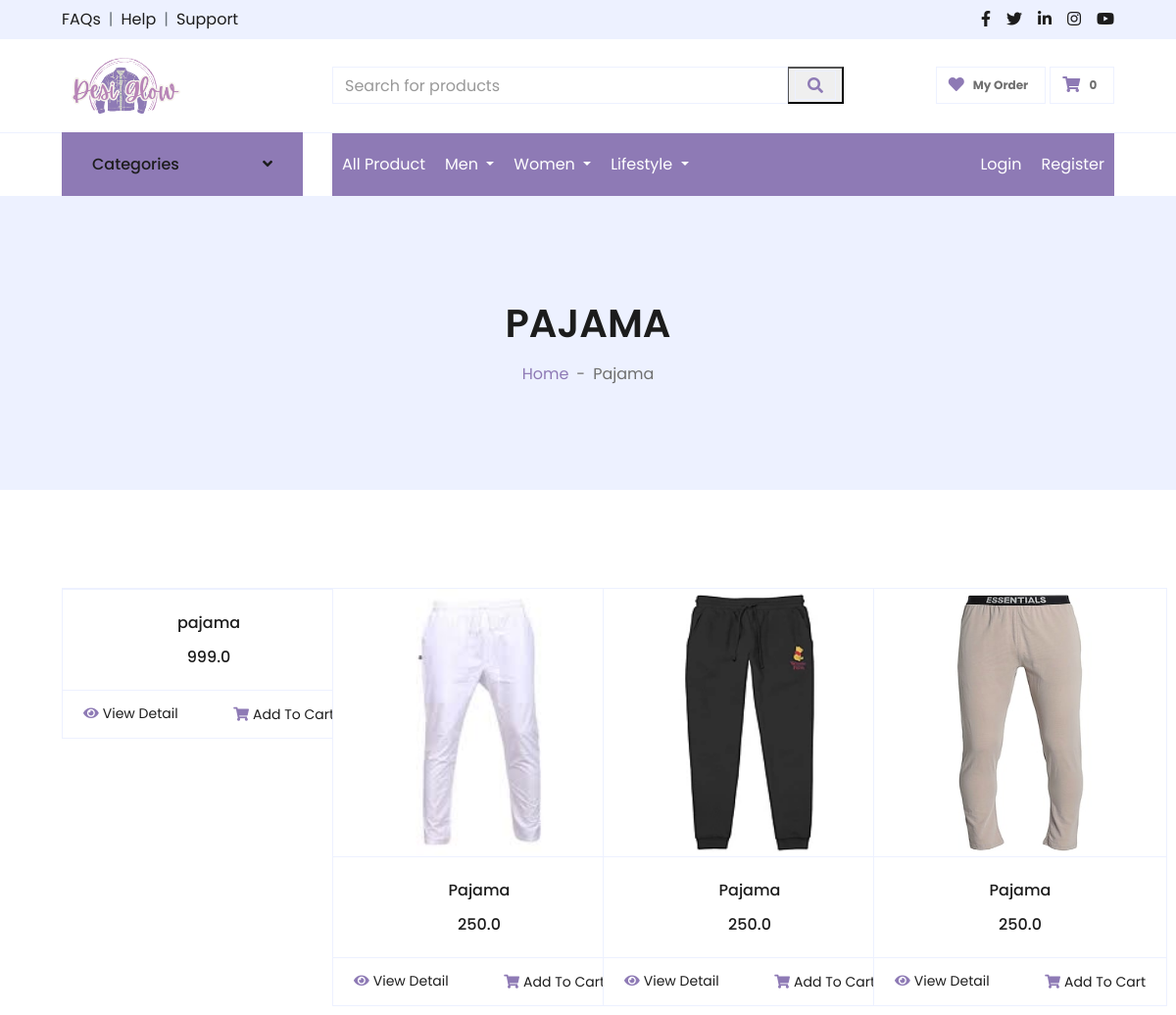
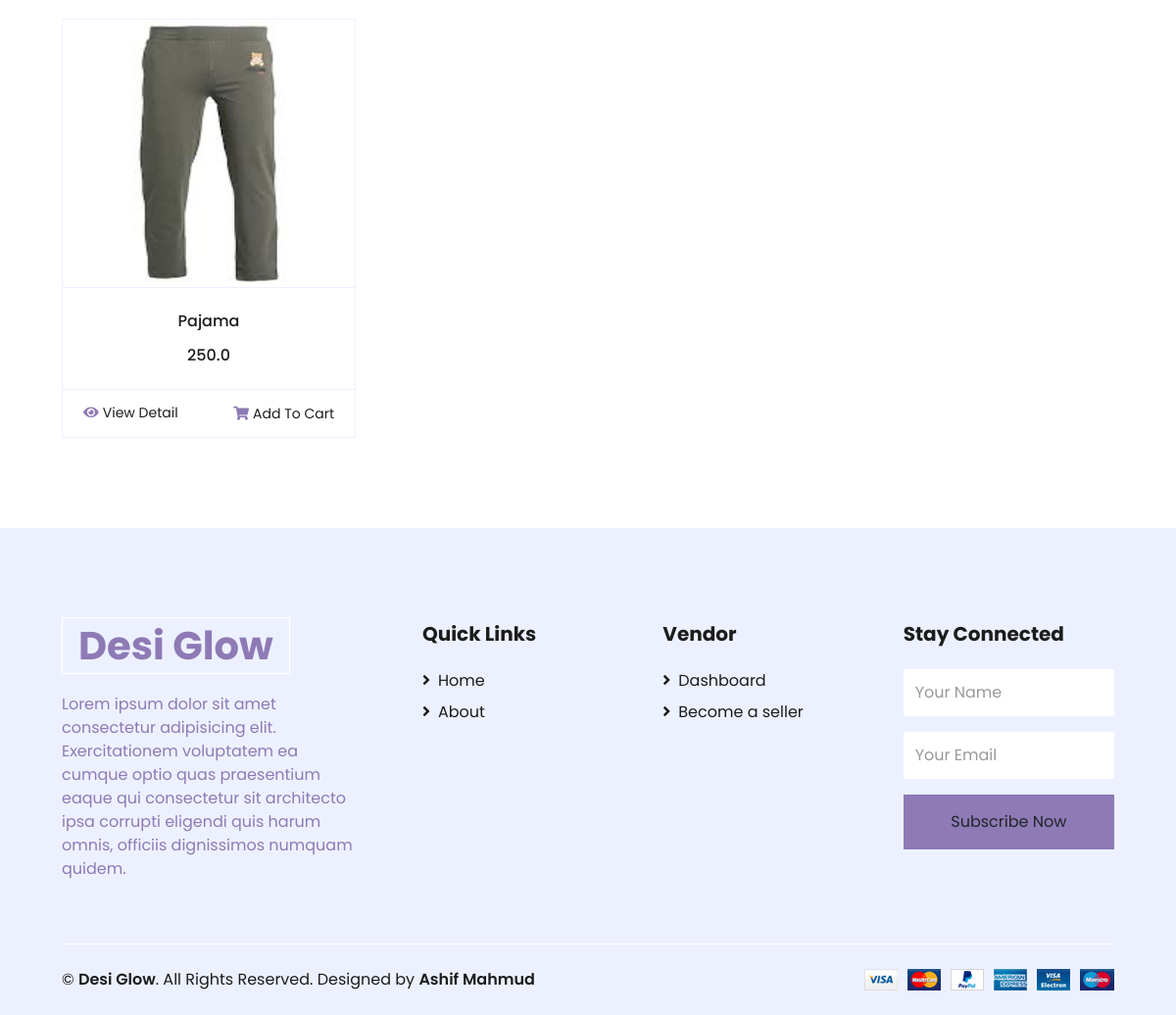
The app's page /pajama with its own data (2 pictures, top to bottom).
### home/models.py (models this page shows, shortened)
class Product(models.Model):
    username = models.CharField(max_length=99, blank=True, null=True)
    product_name = models.CharField(max_length=99, blank=True, null=True)
    product_price = models.FloatField(blank=True, null=True)
    PRODUCT_CATEGORIES = [
        ('T-Shirt', 'T-Shirt'),
        ('Shirt', 'Shirt'),
        ('Winter Jacket', 'Winter Jacket'),
        ('Jeans', 'Jeans'),
        ('Panjabi', 'Panjabi'),
        ('Pajama', 'Pajama'),
        ('Polo', 'Polo'),
        ('Tops & T-Shirt', 'Tops & T-Shirt'),
        ('Kamiz/Kurti', 'Kamiz/Kurti'),
        ('Wallet', 'Wallet'),
        ('Bag', 'Bag'),
        ('Cap', 'Cap'),
        ('Sunglasses', 'Sunglasses'),
    ]
    product_category = models.CharField(
        max_length=99,
        choices=PRODUCT_CATEGORIES,
        blank=True,
        null=True,
    )
    product_description = models.TextField(blank=True, null=True)
    additional_information = models.TextField(blank=True, null=True)
    date = models.DateTimeField(auto_now_add=True, blank=True, null=True)
    photo = models.ImageField(upload_to='product_photo/', blank=True, null=True)
    extra_photo1 = models.ImageField(upload_to='product_photo/', blank=True, null=True)
    extra_photo2 = models.ImageField(upload_to='product_photo/', blank=True, null=True)
    extra_photo3 = models.ImageField(upload_to='product_photo/', blank=True, null=True)
    extra_photo4 = models.ImageField(upload_to='product_photo/', blank=True, null=True)

### home/views.py (the view)
# urls.py: path('pajama', pajama, name='pajama'),
def pajama(request):
    pajama = Product.objects.filter(
        product_category='Pajama')
    return render(request, "pajama.html", {'pajama': pajama})

### home/context_processors.py (called while the page is built)
def custom_context(request):
    if request.user.is_authenticated:
        product_count = Cart.objects.filter(username=request.user).count()
    else:
        product_count = 0  # Set a default value if the user is not authenticated
    return {'product_count': product_count}

### templates/pajama.html (shortened to what this page needs)
{% extends "main.html" %}
{% load static %}
{% block content %}
<div class="container-fluid">
    <div class="row border-top px-xl-5">
        <div class="col-lg-3 d-none d-lg-block">
            <a class="btn shadow-none d-flex align-items-center justify-content-between bg-primary text-white w-100"
                data-toggle="collapse" href="#navbar-vertical" style="height: 65px; margin-top: -1px; padding: 0 30px;">
                <h6 class="m-0">Categories</h6>
                <i class="fa fa-angle-down text-dark"></i>
            </a>
        </div>
        <div class="col-lg-9">
            <nav class="navbar navbar-expand-lg bg-light navbar-light py-3 py-lg-0 px-0">
                {% include "navbar.html" %}
            </nav>
        </div>
    </div>
</div>
<div class="container-fluid bg-secondary mb-5">
    <div class="d-flex flex-column align-items-center justify-content-center" style="min-height: 300px">
        <h1 class="font-weight-semi-bold text-uppercase mb-3">Pajama</h1>
        <div class="d-inline-flex">
            <p class="m-0"><a href="">Home</a></p>
            <p class="m-0 px-2">-</p>
            <p class="m-0">Pajama</p>
        </div>
    </div>
</div>
<div class="container-fluid pt-5">
    <div class="row px-xl-5">
        <div class="col-lg-12 col-md-12">
            <div class="row pb-3">
                <div class="col-12 pb-1">
                </div>
                {% for product in pajama %}
                <div class="col-lg-3 col-md-6 col-sm-12 pb-1">
                    <div class="card product-item border-0 mb-4">
                        <div
                            class="card-header product-img position-relative overflow-hidden bg-transparent border p-0">
                            {% if product.photo %}
                            <img class="img-fluid w-100 product-imgimg" src="{{ product.photo.url }}" alt="">
                            {% endif %}
                        </div>
                        <div class="card-body border-left border-right text-center p-0 pt-4 pb-3">
                            <h6 class="text-truncate mb-3">{{ product.product_name }}</h6>
                            <div class="d-flex justify-content-center">
                                <h6>{{ product.product_price }}</h6>
                            </div>
                        </div>
                        <div class="card-footer d-flex justify-content-between bg-light border">
                            <a href="{% url 'detail' product.pk %}" class="btn btn-sm text-dark p-0"><i
                                    class="fas fa-eye text-primary mr-1"></i>View Detail</a>
                            <form action="{% url 'cart_form' %}" method="POST">
                                <button class="btn btn-sm text-dark p-0" type="submit"><i
                                        class="fas fa-shopping-cart text-primary mr-1"></i>Add To Cart</button>
                            </form>
                        </div>
                    </div>
                </div>
                {% endfor %}
            </div>
        </div>
    </div>
</div>
{% endblock content %}

### templates/pajama.html (style rules this page uses)
.product-imgimg { height: 273px; width: 300px !important; box-shadow: 1px 1px 1px black; }
.card { width: 300px !important; }

### records on screen
Product: product_name "pajama", product_price "999.0"
Product: photo (picture), product_name "Pajama", product_price "250.0"
Product: photo (picture), product_name "Pajama", product_price "250.0"
Product: photo (picture), product_name "Pajama", product_price "250.0"
Product: photo (picture), product_name "Pajama", product_price "250.0"

### other values on screen
{{ product_count }} "0"
